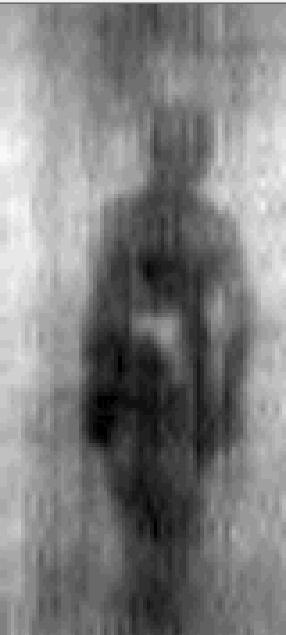
%> input picture kodlar/image_0510.jpg, 286 x 635 px
$ octave deneme4.m   (GNU Octave 9; MATLAB toolbox functions it lacks are replaced by stand-ins)
%> lines starting %> are read from the running program, lines starting %| are printed output that depends on the picture
clear all;
close all;
clc;

img=imread("image_0510.jpg");
%> img is the input picture: size 635x286x3 uint8; min 0, max 251, mean 126.7
f=ones(3,3)/6; %mean filter kernel
img1= imfilter(img,f);
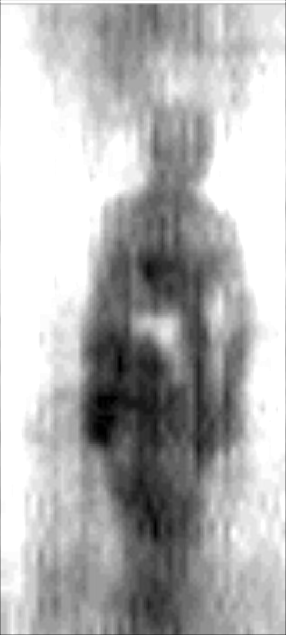
%> img1: size 635x286x3 uint8; min 0, max 255, mean 179.2

b(:,:,1)=170-img1(:,:,1);
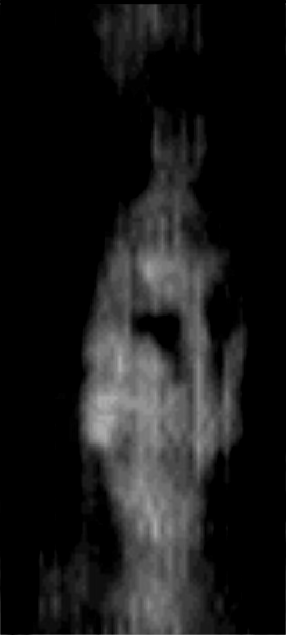
%> b: size 635x286 uint8; min 0, max 170, mean 25.4
b(:,:,2)=170-img1(:,:,2);
b(:,:,3)=170-img1(:,:,3);
%> b: size 635x286x3 uint8

imgd=im2double(b);

SE=strel('disk',3);
img2= imdilate(imgd,SE);

img3= imfill(img2,"holes");


 subplot(121);imshow(img); title('Orijinal Image');
% subplot(111);imshow(img1); title('Mean Filter');
% subplot(111),imshow(b); title('CMY Dönüşümü');
 subplot(122),imshow(img3); title('Dönüşüm sonucu');
% subplot(111),imshow(img3); title('imfill Dönüşümü');

$ run again, with kodlar/image_0414.jpg copied over kodlar/image_0510.jpg
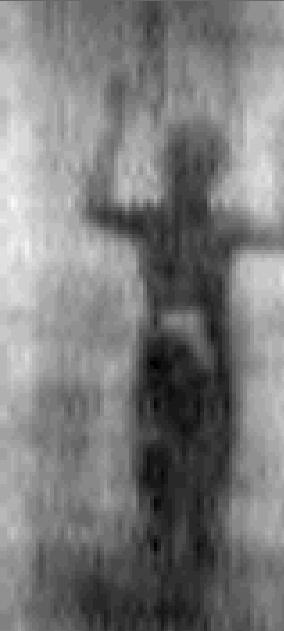
%> input picture kodlar/image_0414.jpg, 284 x 631 px
%> img is the input picture: size 631x284x3 uint8; min 0, max 252, mean 123
%> `img1= imfilter(img,f);`:
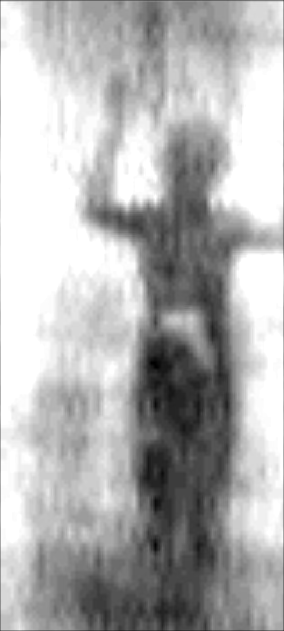
%> img1: size 631x284x3 uint8; min 0, max 255, mean 177.8
%> `img2= imdilate(imgd,SE);`:
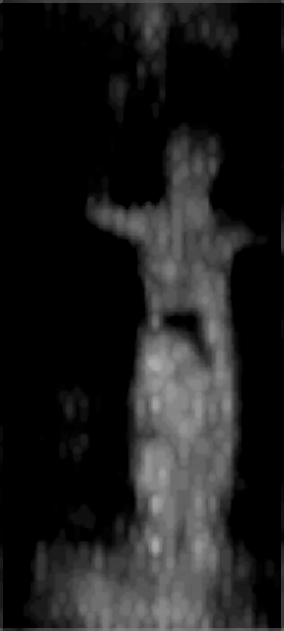
%> img2: size 631x284x3 double; min 0, max 0.667, mean 0.115
